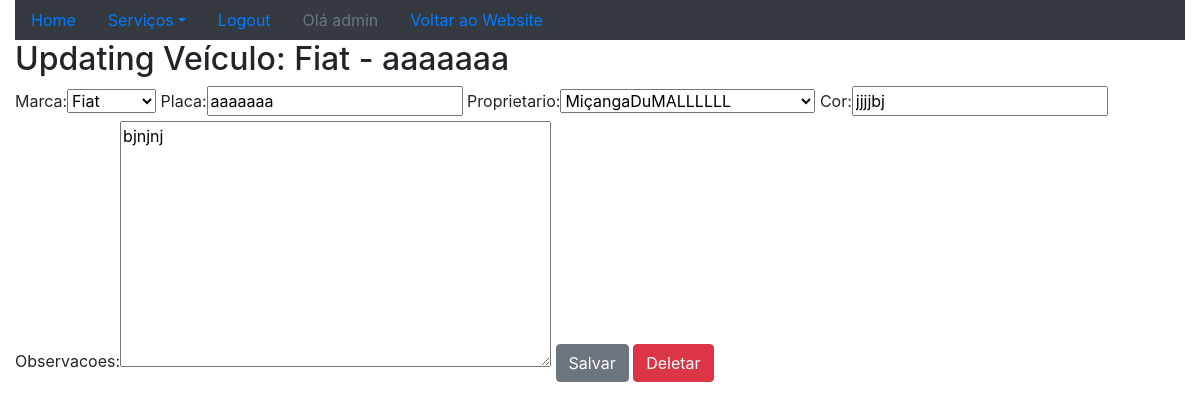
The app's page /sistema/veiculo-update/4/ (signed in) with its own data.
### core/models.py (models this page shows)
class Veiculo(models.Model):
    marca = models.ForeignKey(Marca,on_delete=models.PROTECT)
    placa = models.CharField(max_length=7)
    proprietario = models.ForeignKey(Pessoa,on_delete=models.PROTECT)
    cor = models.CharField(max_length=15)
    observacoes = models.TextField()
    def __str__(self):
        return self.marca.nome + ' - ' + self.placa

class Marca(models.Model):
    nome = models.CharField(max_length=50)
    def __str__(self):
        return self.nome

### core/views.py (the view)
# urls.py: re_path(r'^veiculo-update/(?P<id>\d+)/$',veiculo_update,name='core_veiculo_update'),
@login_required
def veiculo_update(request,id):
    data = {}
    veiculo = Veiculo.objects.get(id=id)
    form = VeiculoForm(request.POST or None, instance=veiculo)
    data['veiculo'] = veiculo
    data['form'] = form
    if request.method == 'POST':
        if form.is_valid():
            form.save()
            return redirect('core_lista_veiculos')
    else:
        return render(request,'core/update_veiculo.html',data)

### core/forms.py
class VeiculoForm(ModelForm):
    class Meta:
        model = Veiculo
        fields = '__all__'

### core/models.py (called while the page is built)
    def __str__(self):
        return self.nome

### core/templates/core/update_veiculo.html (shortened to what this page needs)
{% extends "base.html" %}
{% load bootstrap %}
{% block main %}
    <div class="row">
        <div class="col">
            <h2>Updating Veículo: {{ veiculo }}</h2>
            <form action="{% url 'core_veiculo_update' veiculo.id %}" method="POST">
                {{ form|bootstrap }}
                <button type="submit" class="btn btn-secondary">Salvar</button>
                <a href="{% url 'core_veiculo_delete' veiculo.id %}" class="btn btn-danger">Deletar</a>
            </form>
        </div>
    </div>
{% endblock %}

### templates/base.html (shortened to what this page needs)
{% load static %}
<!DOCTYPE html>
<html lang="en">
<head>
    <link rel="stylesheet"  href="{% static 'bootstrap/css/bootstrap.css' %}">
</head>
<body>
    <div class="container-fluid">
        <div class="row">
            <div class="col-md-12">
                <ul class="nav nav-pills bg-dark">
                    <li class="nav-item">
                        <a class="nav-link " href="{% url 'core_home' %}">Home</a>
                    </li>
                    <li class="nav-item dropdown">
                        <a class="nav-link dropdown-toggle" data-toggle="dropdown" href="#" role="button" aria-haspopup="true" aria-expanded="false">Serviços</a>
                    </li>
                    {% if user.is_authenticated %}
                        <li class="nav-item">
                            <a class="nav-link " href="{% url 'logout' %}">Logout</a>
                        </li>
                        <li class="nav-item">
                            <a class="nav-link disabled" href="#">Olá {{ user }}</a>
                        </li>
                    {% else %}
                        <li class="nav-item">
                            <a class="nav-link " href="{% url 'login' %}">Login</a>
                        </li>
                    {% endif %}
                    <li class="nav-item">
                        <a class="nav-link " href="{% url 'website_home' %}">Voltar ao Website</a>
                    </li>
                </ul>
            </div>
        </div>
        {% block main %}
        {% endblock  %}
    </div>
</body>
</html>

### records on screen
Veiculo: marca+placa "Fiat - aaaaaaa", marca "Fiat", placa "aaaaaaa", proprietario "MiçangaDuMALLLLLL", cor "jjjjbj", observacoes "bjnjnj"

### other values on screen
{{ user }} "admin"
